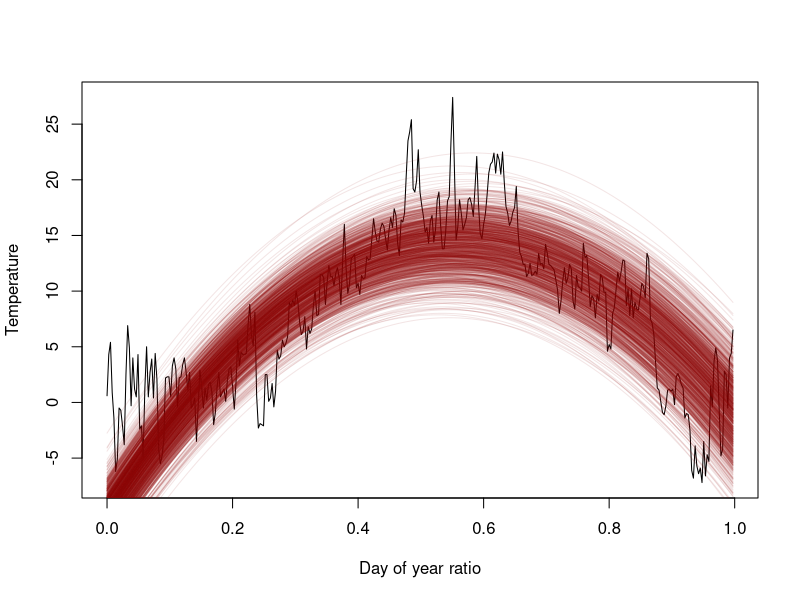
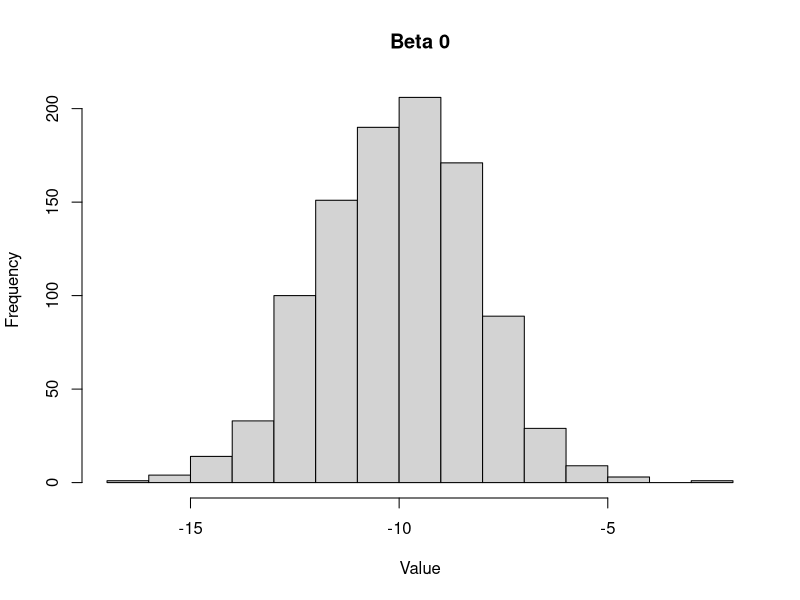
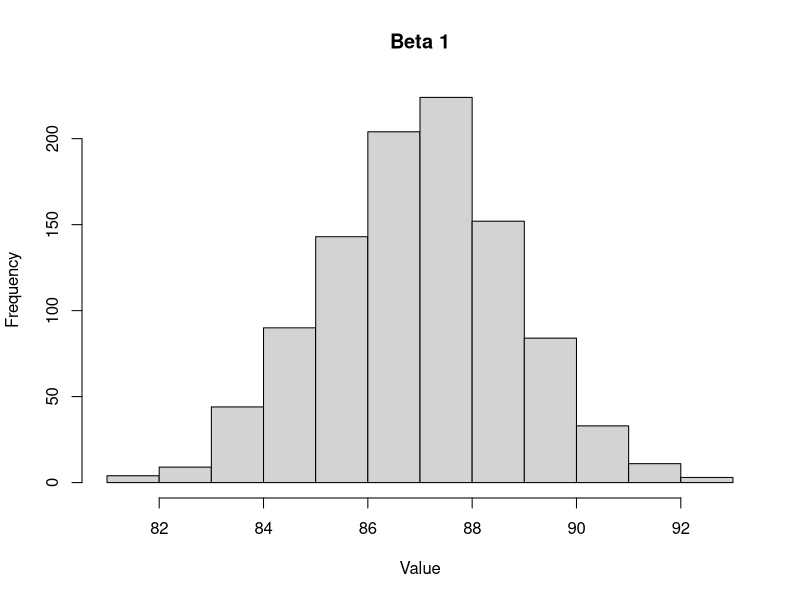
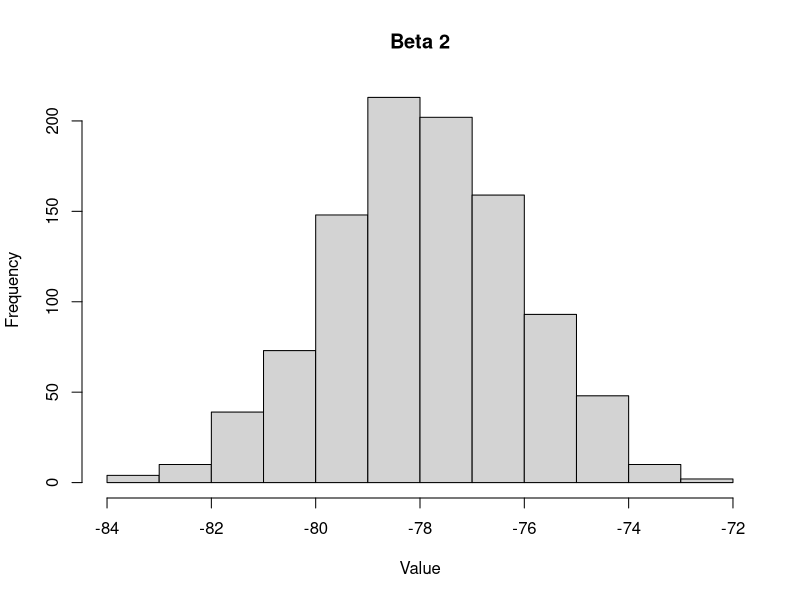
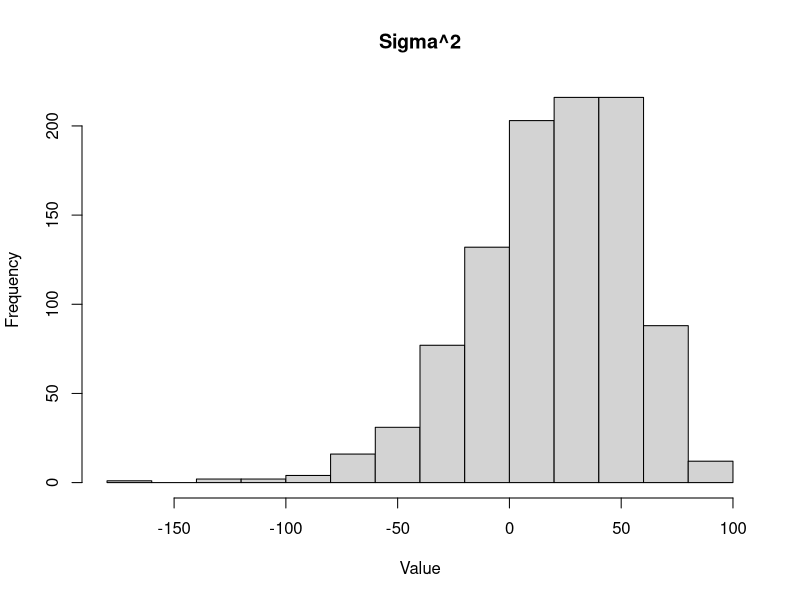
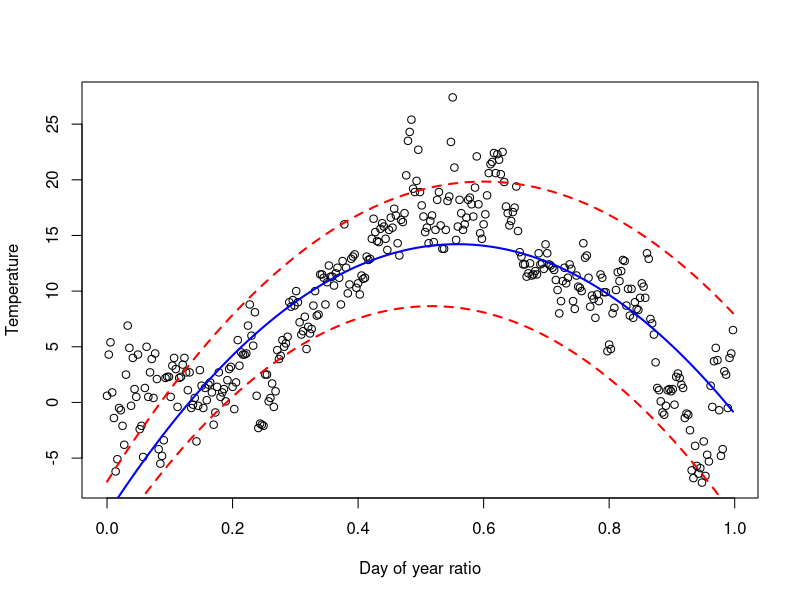
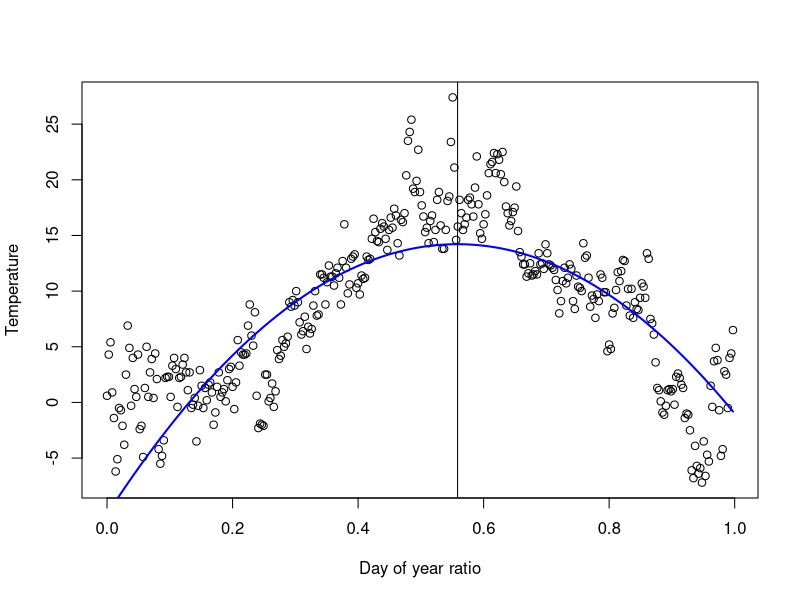

Source code (R) for these figures, in order:
## ---- chunk 1
knitr::opts_chunk$set(echo = TRUE)
## ---- chunk 2
library(readxl)
data = as.data.frame(read_xlsx("Linkoping2022.xlsx"))
#365 obs of 3 variables (name, datetime, temp)
time = c(0:364)/365
data$time <- time
## ---- chunk 3
library(scales)
library(mvtnorm)
# Initializing the parameters
mu_0 = c(-10,87,-78) #(y intercept, next two have to be balanced. High value -> high arch, vice versa)
Omega_0 = as.matrix(0.01 * diag(3)) #thickness (higher = thinner)
nu_0 = 3 #Vertical thickness (higher = thicker)
sigma_sq_0 = 4 #vertical thickness (higher = thicker)
n = 365 

X = matrix(c(time*0+1, time, time*time), ncol=3)
y = data$temp

#Prior
sigsq_draws_prior = as.matrix((nu_0*sigma_sq_0) / rchisq(1000, n-1))
beta_draws_prior = matrix(NA,nrow=0, ncol=3)
for(i in (1:length(sigsq_draws_prior))){
  sig = sigsq_draws_prior[i]
  beta_draws_prior = rbind(beta_draws_prior,rmvnorm(n = 1, mean = mu_0, sigma = sig*solve(Omega_0)))
}


#Plot
f = function(x,betas,sigsq){
  betas[1] + betas[2]*x + betas[3]*x^2 + rnorm(1, 0, sigsq)
}

x = time
betas = beta_draws_prior[1,]
plot(x, y, type = 'l', xlab="Day of year ratio", ylab = "Temperature")
for(i in 1:1000){
  x = time
  betas = beta_draws_prior[i,]
  sigsq = sigsq_draws_prior[i,]
  lines(x, f(x, betas, sigsq), type = 'l', col=alpha('darkred', 0.1))
}


## ---- chunk 4
#Posterior
beta_draws_post = matrix(0,nrow=0, ncol=3)
sigsq_draw_post = matrix(0,nrow=0, ncol=1)
for(i in 1:1000){
  beta_hat = beta_draws_prior[i,]
  mu_n = solve(t(X) %*% X + Omega_0)%*%(t(X) %*% X %*% beta_hat + Omega_0 %*% mu_0)
  Omega_n = t(X)%*%X + Omega_0
  nu_n = nu_0 + n
  nu_n_sig_n = nu_0%*%sigma_sq_0+(t(y)%*%y + t(mu_0)%*%Omega_0%*%mu_0 - t(mu_n)%*%Omega_n%*%mu_n)
  
  sig = nu_n_sig_n / rchisq(1, n-1)
  sigsq_draw_post = rbind(sigsq_draw_post, sig)

  beta_draws_post = rbind(beta_draws_prior,
                          rmvnorm(n=1,mean=mu_n, sigma = sigsq_draw_post[1,]*solve(Omega_n)))
}
## ---- chunk 5
#plot a histogram for each marginal posterior of the parameters
hist(beta_draws_post[,1], main="Beta 0", xlab="Value")
hist(beta_draws_post[,2], main="Beta 1", xlab="Value")
hist(beta_draws_post[,3], main="Beta 2", xlab="Value")
hist(sigsq_draw_post, main="Sigma^2", xlab="Value")
## ---- chunk 6
#Scatter plot of the temperature data and overlay a curve for the posterior median of the regression function
plot(time, data$temp, type = 'p', xlab="Day of year ratio", ylab = "Temperature")
#Mean
betas_mean = colMeans(beta_draws_post)
lines(time, betas_mean[1] + betas_mean[2]*time + betas_mean[3]*time^2, type = 'l', col='blue', lwd=2)

#Calculate the 5 and 95 percentiles for each beta for each time
betas_5 = c(quantile(beta_draws_post[,1], 0.05),
            quantile(beta_draws_post[,2], 0.05),
            quantile(beta_draws_post[,3], 0.05))

betas_95 = c(quantile(beta_draws_post[,1], 0.95),
             quantile(beta_draws_post[,2], 0.95),
             quantile(beta_draws_post[,3], 0.95))

lines(time, betas_5[1] + betas_5[2]*time + betas_5[3]*time^2, type = 'l', col='red', lty=2, lwd=2)
lines(time, betas_95[1] + betas_95[2]*time + betas_95[3]*time^2, type = 'l', col='red', lty=2, lwd=2)
## ---- chunk 7
max_temp <- function(betas){
  (-betas[2])/(2*betas[3])
}
x_maxs = matrix(0,nrow=0, ncol=1)
for(i in 1:365){
  betas = beta_draws_post[i,]
  x_maxs = rbind(x_maxs, max_temp(betas))
}
x_tilde = mean(x_maxs)
print(paste("x_tilde is",x_tilde))
plot(time, data$temp, type = 'p', xlab="Day of year ratio", ylab = "Temperature")
abline(v=x_tilde)
lines(time, betas_mean[1] + betas_mean[2]*time + betas_mean[3]*time^2, type = 'l', col='blue', lwd=2)
## ---- chunk 8

## ---- chunk 9
Covs <- c(2:8) # Select which covariates/features to include
standardize <- FALSE # If TRUE, covariates/features are standardized to mean 0 and variance 1
lambda <- 1 # scaling factor for the prior of beta 
tau <- 2
# Loading wine quality data set (https://archive.ics.uci.edu/ml/datasets/Wine+Quality)
WomenData <- read.table("WomenAtWork.dat", header = T) # read data from file
Nobs <- dim(WomenData)[1] # number of observations
y <- WomenData$Work

X <- as.matrix(WomenData[,Covs]);
Xnames <- colnames(X)
if (standardize){
  Index <- 2:(length(Covs)-1)
  X[,Index] <- scale(X[,Index])
}
Npar <- dim(X)[2]

# Setting up the prior
mu <- as.matrix(rep(0,Npar)) # Prior mean vector
Sigma <- (1/lambda)*(tau^2)*diag(Npar) # Prior covariance matrix

# Functions that returns the log posterior for the logistic and probit regression.
# First input argument of this function must be the parameters we optimize on, 
# i.e. the regression coefficients beta.

LogPostLogistic <- function(betas,y,X,mu,Sigma){
  linPred <- X%*%betas;
  logLik <- sum( linPred*y - log(1 + exp(linPred)) );
  #if (abs(logLik) == Inf) logLik = -20000; # Likelihood is not finite, stear the optimizer away from here!
  logPrior <- dmvnorm(betas, mu, Sigma, log=TRUE);
  
  return(logLik + logPrior)
}

# Select the initial values for beta
initVal <- matrix(0,Npar,1)

# The argument control is a list of options to the optimizer optim, where fnscale=-1 means that we minimize 
# the negative log posterior. Hence, we maximize the log posterior.  
OptimRes <- optim(initVal,LogPostLogistic,gr=NULL,y,X,mu,Sigma,method=c("BFGS"),control=list(fnscale=-1),hessian=TRUE)

# Printing the results to the screen
names(OptimRes$par) <- Xnames # Naming the coefficient by covariates
approxPostStd <- sqrt(diag(solve(-OptimRes$hessian))) # Computing approximate standard deviations.
names(approxPostStd) <- Xnames # Naming the coefficient by covariates
print('The posterior mode is:')
print(OptimRes$par)
print('The approximate posterior standard deviation is:')
print(approxPostStd)

print("GLM")
glmModel <- glm(Work ~ 0 + ., data = WomenData, family = binomial)
print(glmModel)

## ---- chunk 10

## ---- chunk 11

